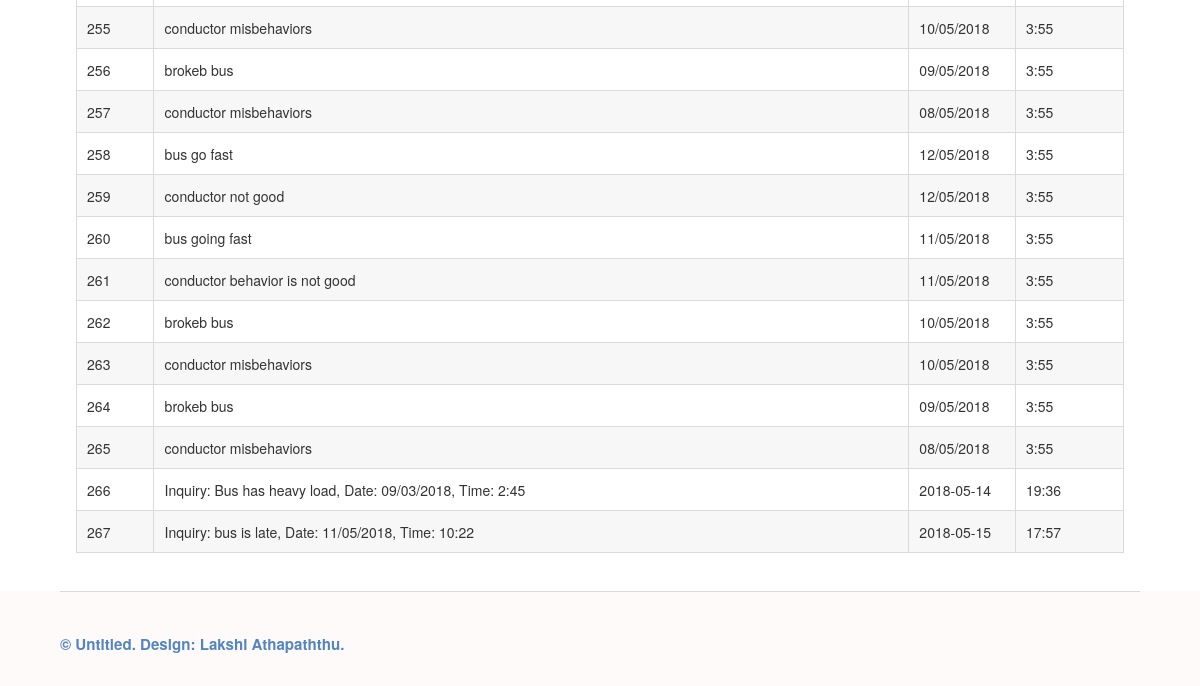
The page /useract/viewhistory/ (signed in, lower part) on the database as committed earlier.
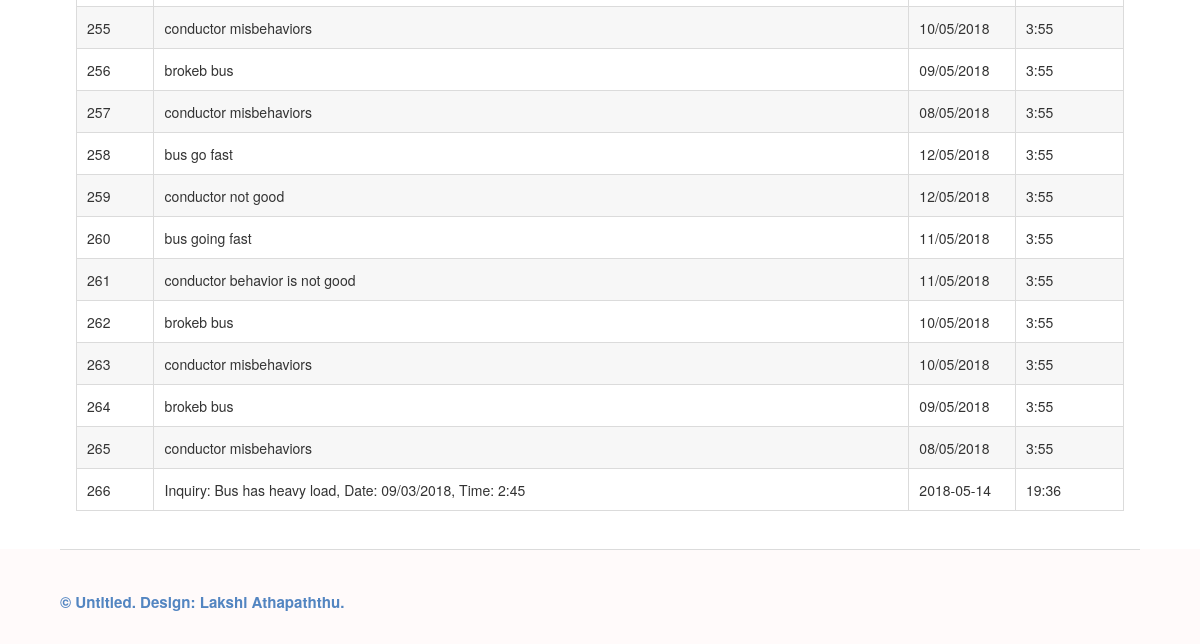
The same page on the database as committed later.
### useract/models.py (models this page shows)
class Inquiry(models.Model):
    inquiry_id = models.AutoField(primary_key=True)
    reported_date = models.CharField(max_length=20)
    reported_time = models.CharField(max_length=10)
    USERNAME = models.ForeignKey(
        User,
        on_delete=models.CASCADE,
        null=False,
    )
    description = models.CharField(max_length=1000)
    add_state = models.BooleanField()
    report_id = models.ForeignKey(
        Report,
        on_delete=models.CASCADE,
        null=False,
    )

### useract/all_views/customerView.py (the view)
class viewInqury(View):
    temp = 'view history/view_history.html'
    def get(self,request):
        user_name = request.session['users']
        user_id = User.objects.get(username=user_name).pk
        object = Inquiry.objects.filter(USERNAME=user_id)
        return render(request, self.temp, {'user':user_name.upper(), 'obj':object})

### useract/templates/view history/view_history.html (shortened to what this page needs)
{% extends 'block/block.html' %}
{% block body %}
    <body class="subpage">
        <section>
            <div class="table-wrapper">
                <table class="alt">
                    <tbody>
                    {% for object in obj%}
                        <tr>
                        <td>{{ object.inquiry_id }}</td>
                        <td>{{ object.description }}</td>
                        <td>{{ object.reported_date}}</td>
                        <td>{{ object.reported_time}}</td>
                        </tr>
                    {% endfor %}
                    </tbody>
                </table>
        </div>
        </section>
{% endblock %}

Rows that differ between the two databases and show on the page:
removed Inquiry: inquiry_id "267", description "Inquiry: bus is late, Date: 11/05/2018, Time: 10:22", reported_date "2018-05-15", reported_time "17:57"
